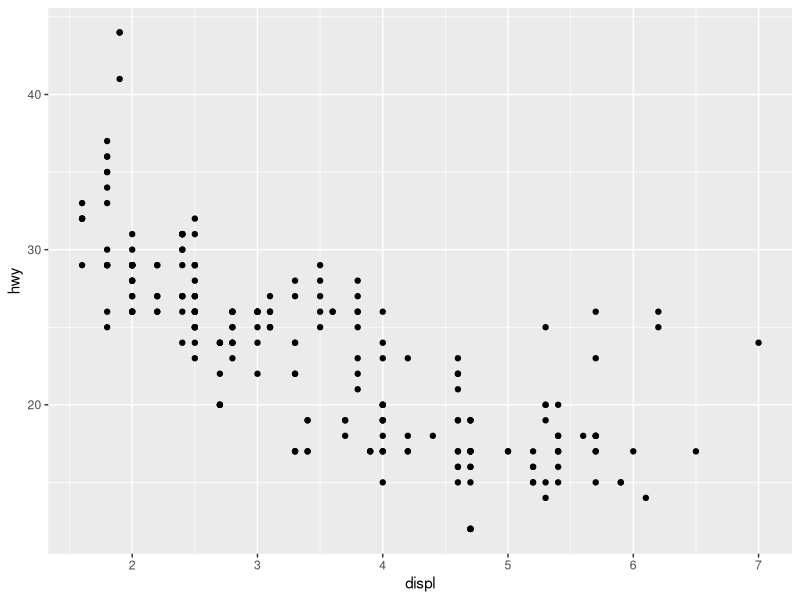
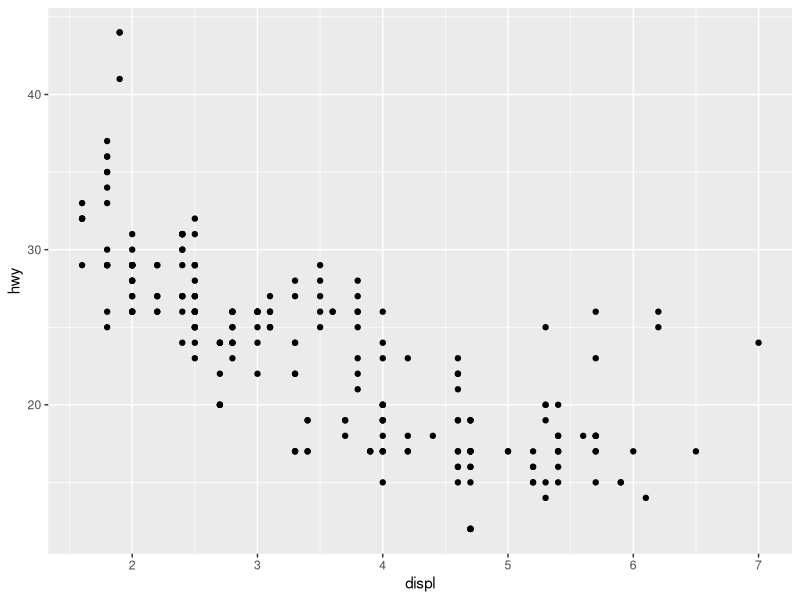
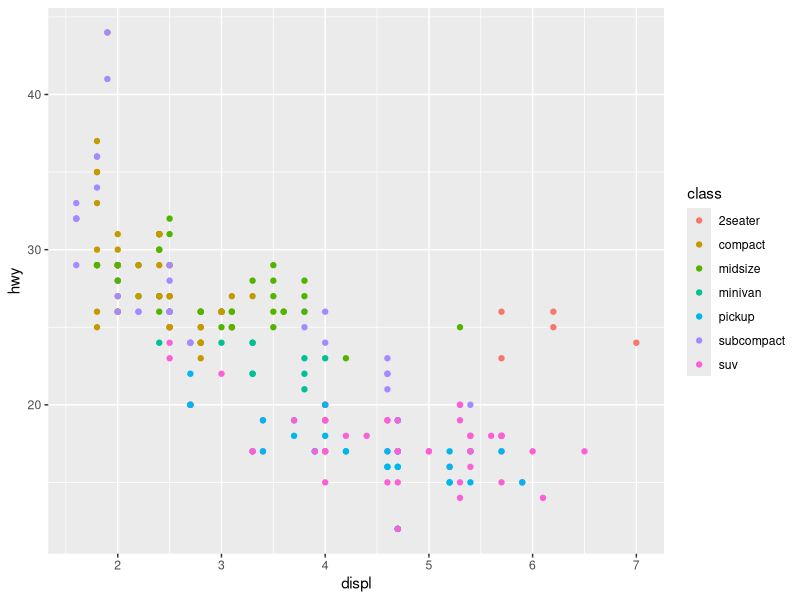
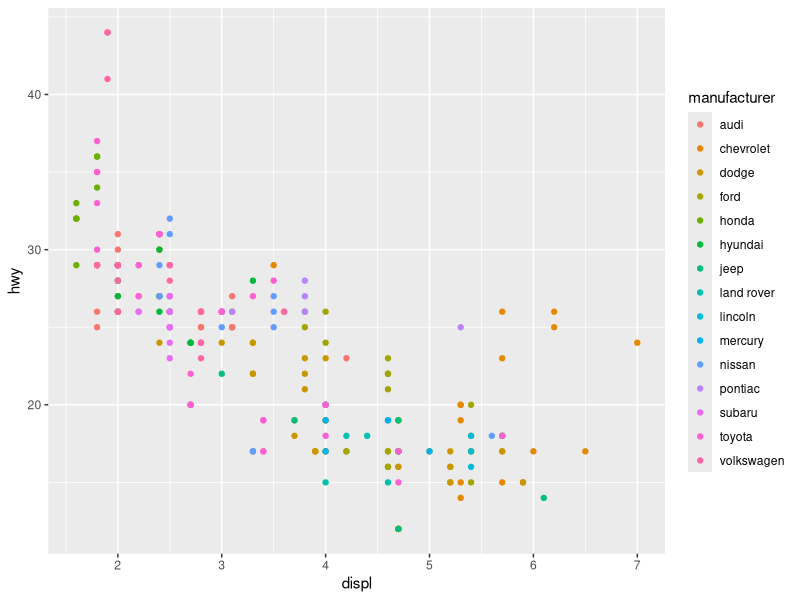
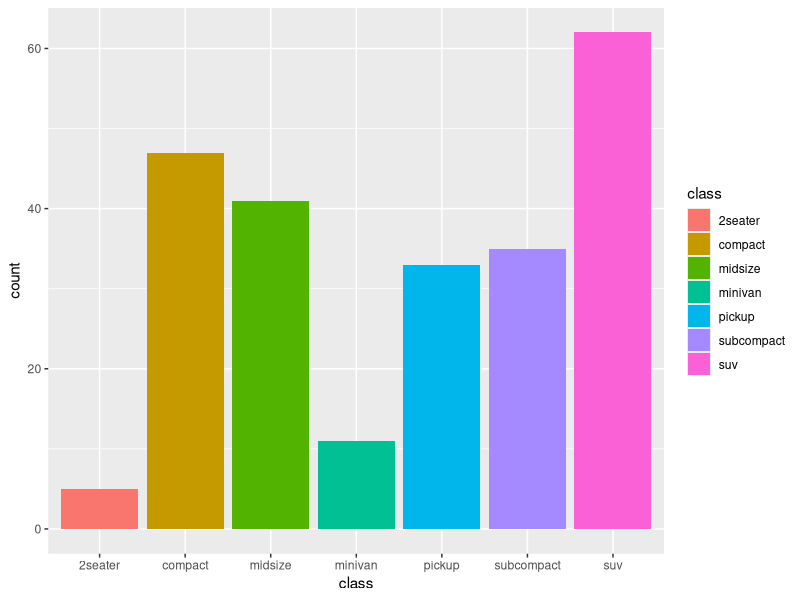
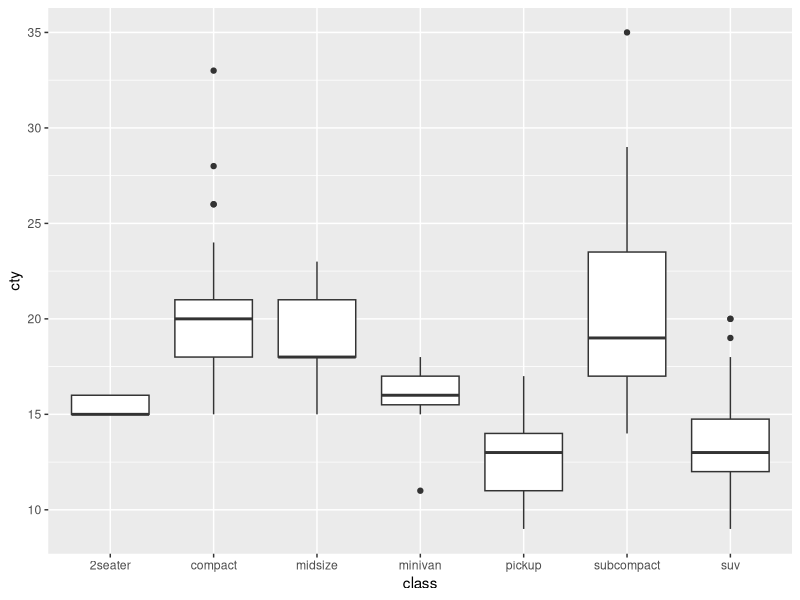

Source code (R) for these figures, in order:
## ---- chunk 1
library(tidyverse)
head(mpg)
## ---- chunk 2
ggplot(data = mpg, aes(x=displ, y=hwy)) +
  geom_point()

ggplot(mpg) +
  geom_point(aes(displ,hwy))
## ---- chunk 3
ggplot(data = mpg, aes(x=displ,y=hwy,color=class)) +
  geom_point()

ggplot(data = mpg, aes(x=displ,y=hwy,color=manufacturer)) +
  geom_point()
## ---- chunk 4
ggplot(data=mpg,aes(class,fill=class)) +
geom_bar()
## ---- chunk 5
ggplot(mpg,aes(class,cty)) +
  geom_boxplot()
